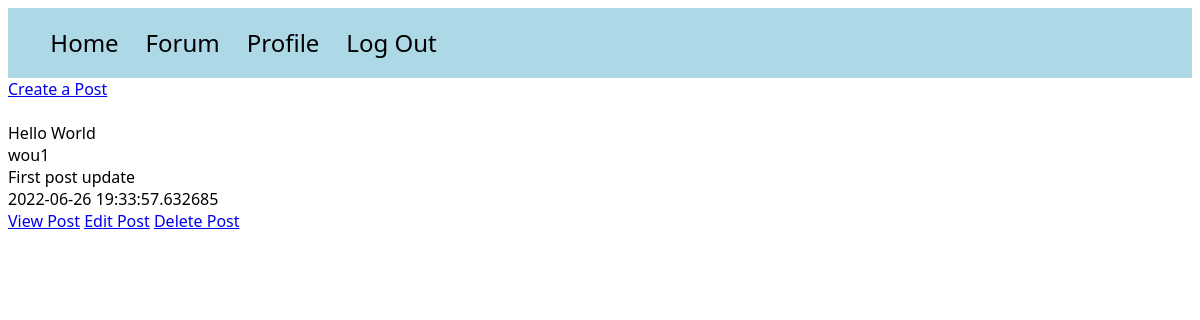
Page /posts (signed in) on the earlier database version.
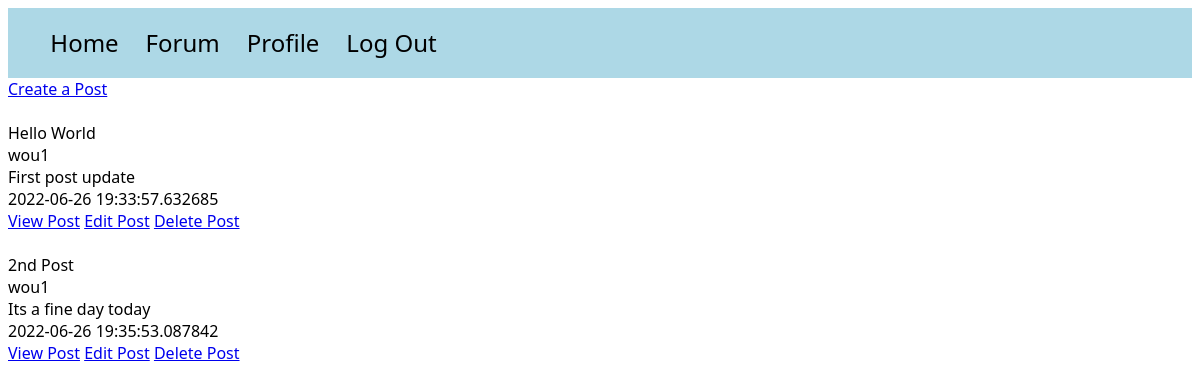
Same page on the later database version.
### models.py (models this page shows)
class Post(db.Model):
    id = db.Column(db.Integer, primary_key=True)
    title = db.Column(db.String(100))
    content = db.Column(db.Text)
    poster_id = db.Column(db.Integer, db.ForeignKey(User.id))
    date_posted = db.Column(db.DateTime, default=datetime.utcnow)
    slug = db.Column(db.String(256))

class User(UserMixin, db.Model):
    id = db.Column(db.Integer, primary_key=True)
    email = db.Column(db.String(100), unique=True)
    password = db.Column(db.String(100))
    name = db.Column(db.String(1000))
    last_seen = db.Column(db.String(100))
    posts = db.relationship('Post', backref='poster')

### app.py (the view)
@app.route('/posts')
@login_required
def posts():
    posts = Post.query.order_by(Post.date_posted)
    return render_template("posts.html", posts=posts)

### app.py (called while the page is built)
@login_manager.user_loader
def load_user(user_id):
    try:
        return User.query.get(int(user_id))
    except:
        return None

### templates/posts.html (shortened to what this page needs)
<!DOCTYPE html>
<html lang="en">
<head>
</head>
<link rel="stylesheet" href="/static/style.css">
<body>
<div id="navbar">
    <ul>
        <a href="{{ url_for('home') }}"><li>Home</li></a>
        <a href="{{ url_for('posts') }}"><li>Forum</li></a>
        {% if current_user.is_authenticated %}
        <a href="{{ url_for('main.profile') }}"><li>Profile</li></a>
        {% endif %}
        {% if current_user.is_authenticated %}
        <a href="{{ url_for('auth.logout') }}"><li>Log Out</li></a>
        {% endif %}
    </ul>
</div>
<a href="{{ url_for('write_post') }}">Create a Post</a><br><br>
{% for post in posts %}
    {{ post.title }}<br>
    {{ post.poster.name }}<br>
    {{ post.content }}<br>
    {{ post.date_posted }}<br>
    <a href="{{ url_for('post', id=post.id) }}">View Post</a>
    <a href="{{ url_for('edit_post', id=post.id) }}">Edit Post</a>
    <a href="{{ url_for('delete_post', id=post.id) }}">Delete Post</a>
    <br><br>
{% endfor %}
</body>
</html>

### static/style.css (style rules this page uses)
* { font-family: Segoe UI; }
#navbar { background-color: lightblue; padding: 0.2%; }
li { font-size: 1.5em; text-decoration: none; color: black; display: inline-block; padding-right: 2%; }

Differences in the rows shown:
added Post: title "2nd Post", poster.name "wou1", content "Its a fine day today", date_posted "2022-06-26 19:35:53.087842"
